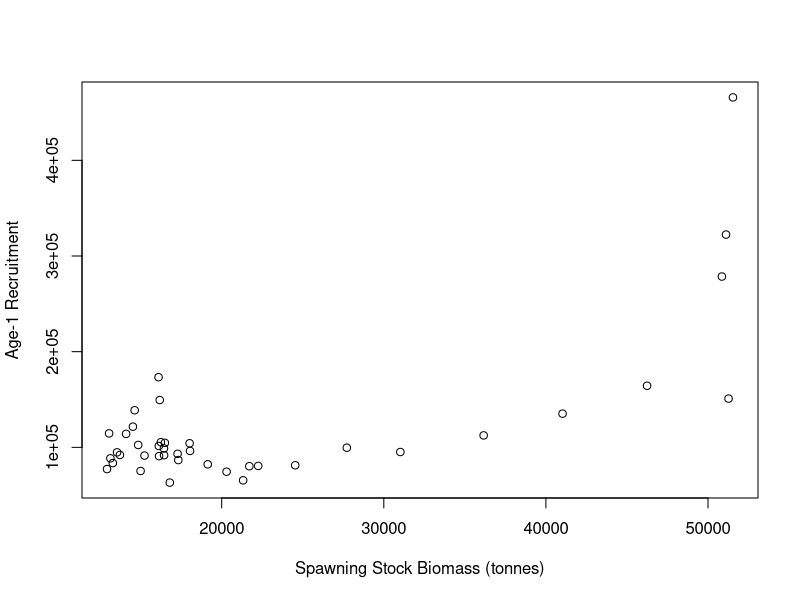
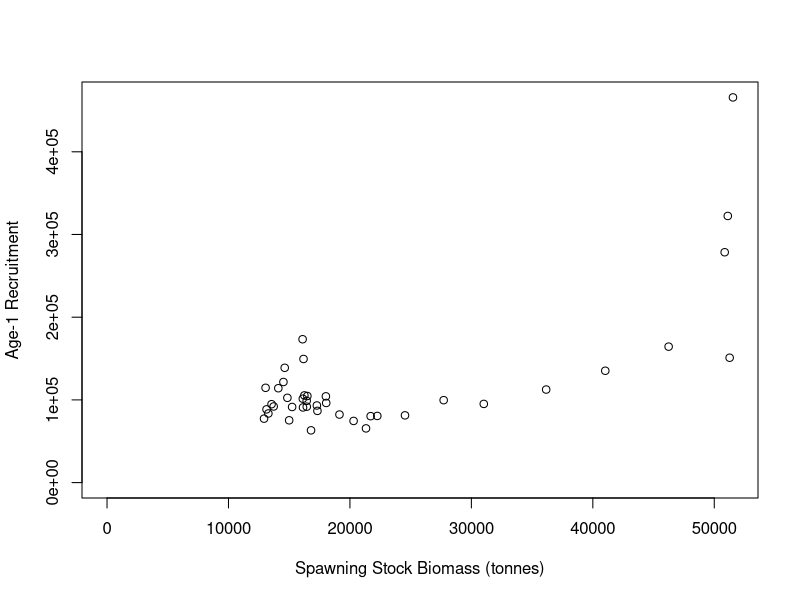
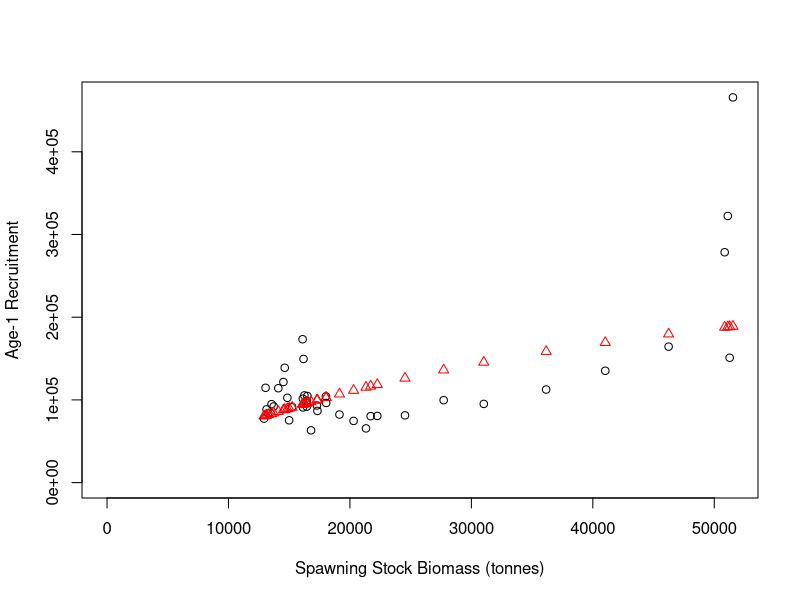
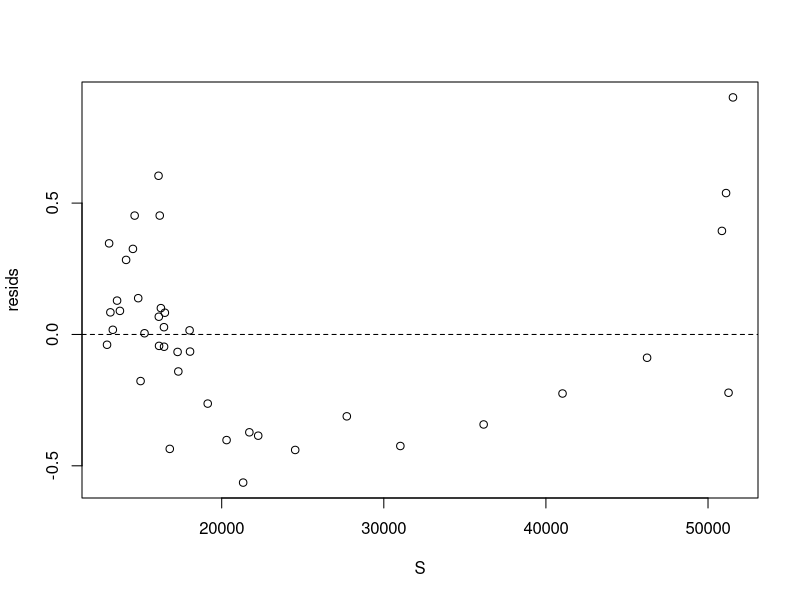
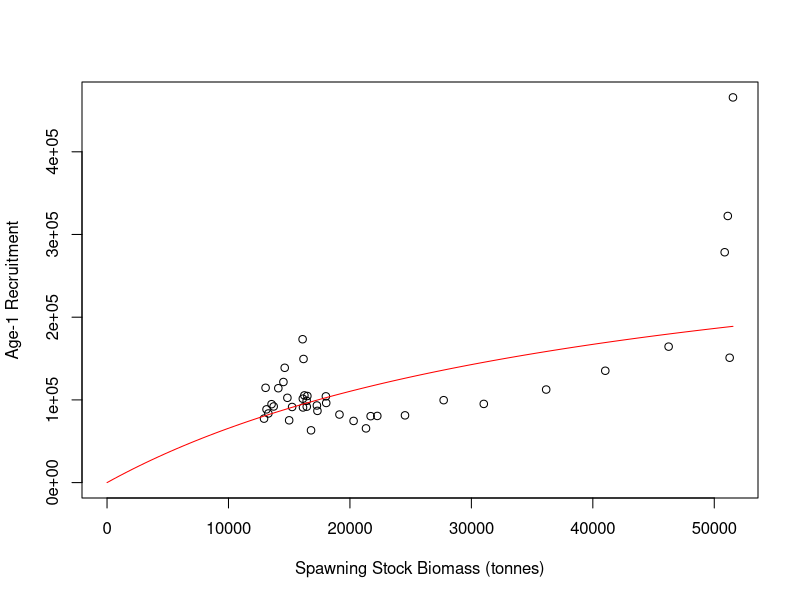
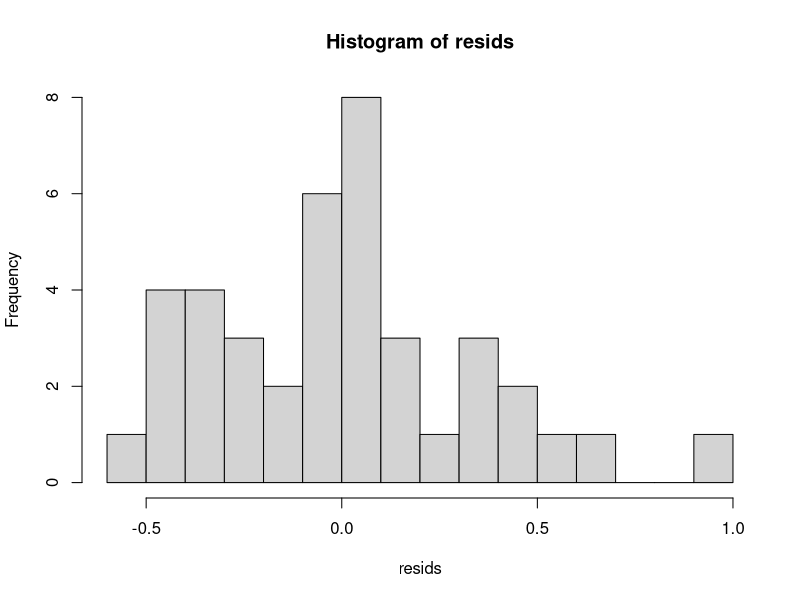
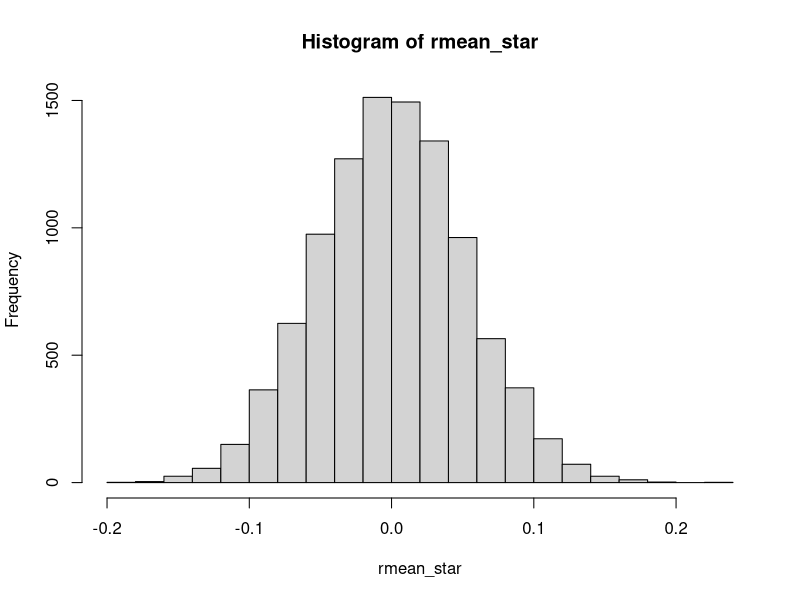
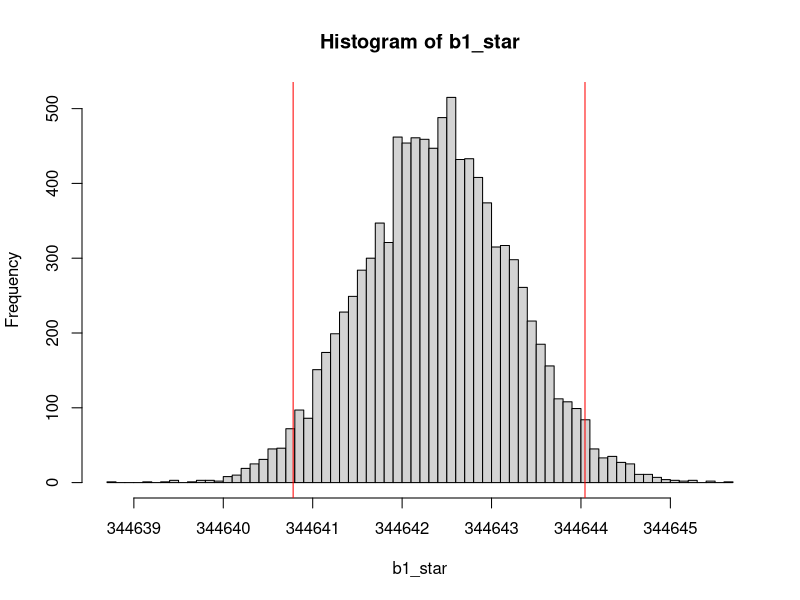

The R source for these figures, in order:
# Fitting Models to Data in R

# Colin Millar, modified from Iago Mosqueira and Ernesto Jardim

# This script shows the steps followed to fit a stock-recruitment model to
# in the file 'WBFT_S-R.csv'

# clear workspace before we start
rm(list = ls())


#==============================================================================
# Load and explore data
#==============================================================================

# load data from comma-separated file to data.frame
tuna <- read.csv(file = 'R-demo/WBFT_S-R.csv', header = TRUE)

# take a look at what we have
head(tuna) # this looks at the first 6 rows
str(tuna) # this lets us inspect what the columns contain

# lets rename some columns because I am lazy and want the code to be
# readable and easier to type
names(tuna)
names(tuna) <- c("yc", "ssb", "rec")
head(tuna)

# to access the diffrent columns use '$' i.e to see the SSB values:
tuna$ssb
# and to see observed recruitment
tuna$rec

# initial plot of SSB vs. recruits
plot(rec ~ ssb,
     data = tuna, # look in tuna for x and y values
     xlab = 'Spawning Stock Biomass (tonnes)',
     ylab = 'Age-1 Recruitment')


# probably better to set x and y limits to start at zero
plot(rec ~ ssb,
     data = tuna, # look in tuna for x and y values
     xlim = c(0, max(ssb)), # set x limits
     ylim = c(0, max(rec)), # set y limits
     xlab = 'Spawning Stock Biomass (tonnes)',
     ylab = 'Age-1 Recruitment')


###############################################################################
# We are now going to demonstrate the same techniques employed in the spreadsheet
# solution to the assignment
###############################################################################

#==============================================================================
# Beverton and holt recruitmet model R=b1*S/(b2+S)
#==============================================================================


#------------------------------------------------------------------------------
# (1) Calculate predicted R for each year
# Rpred = b1 * S / (b2 + S)
#------------------------------------------------------------------------------

# starting values for b1 and b2
b1 <- 1000000
b2 <- 300000

# set up the other variables (i.e. S)
S <- tuna$ssb

Rpred <- b1 * S / (b2 + S)

#------------------------------------------------------------------------------
# (2) Calculate log residuals, Ln(obs/pred)
#------------------------------------------------------------------------------

# assigne observed recruitment
Robs <- tuna$rec

resids <- log(Robs / Rpred) # = log(Robs) - log(Rpred)

# note that in R, log is the natural log:
?log # see the help file for the log function
log(exp(1))
log(exp(10))

#------------------------------------------------------------------------------
# (3) Calculate sum of squared residuals
#------------------------------------------------------------------------------

?sum # see the help file for sum
ssq_resids <- sum(resids^2)

#------------------------------------------------------------------------------
# (4) Minimize sum-of-squares with solver by adjusting b1 and b2
#------------------------------------------------------------------------------

# to do this, we need to set up a function that takes
# b1 and b2 as input, and returns the sums of squared residuals

# in R a function is a collection of steps: i.e.
add <- function(b1, b2) {
  b1 + b2
}
add(1, 2)
# 3

# the sums of squares function is collection of the previous 3 steps:
ssq <- function(b1, b2) {
  # 1. Calculate predicted R for each year
  Rpred <- b1 * S / (b2 + S)
  # 2. Calculate log residuals, Ln(obs/pred)
  resids <- log(Robs / Rpred)
  # 3. Calculate sum of squared residuals
  ssq_resids <- sum(resids^2)

  # return
  ssq_resids
}

# lets test this out:
ssq(b1, b2)
ssq(1000000, 300000)
ssq(1000000, 200000)

# now we need to search over lots of values for b1 and b2 to
# find the minimum.
# There are lots of ways to do this, we will first look at the optim function.
# the help file for optim is:
?optim

ssq_optim <- function(par) {
  b1 <- par[1]
  b2 <- par[2]

  ssq(b1, b2)
}

# use c to combine the starting values into a vector
?c
par0 <- c(1000000, 300000)

# lets test the new ssq funciton
ssq_optim(par0)

# lets run it..
opt <- optim(par0, ssq_optim)

opt


#------------------------------------------------------------------------------
# (5) Plot observed and predicted R
#------------------------------------------------------------------------------

# get the parameter estimates from the optimisation
b1 <- opt$par[1]
b2 <- opt$par[2]

# predict recruitment
Rpred <- b1 * S / (b2 + S)

# plot
plot(Robs ~ S,
     xlim = c(0, max(S)), # set x limits
     ylim = c(0, max(Robs)), # set y limits
     xlab = 'Spawning Stock Biomass (tonnes)',
     ylab = 'Age-1 Recruitment')

# add predictions to the plot
points(Rpred ~ S, col = "red", pch = 2)


#------------------------------------------------------------------------------
# (6) Plot residuals
#------------------------------------------------------------------------------

# calculate residuals
resids <- log(Robs / Rpred)

# plot them
plot(resids ~ S)
# add in a reference line
abline(h = 0, lty = 2)





















###############################################################################
# We are now going to demonstrate the same solution, but taking advantage of
# the tools provided by a programming / scripting language
###############################################################################

#==============================================================================
# Beverton and holt recruitmet model R=b1*S/(b2+S)
#==============================================================================

#------------------------------------------------------------------------------
# (1) Calculate predicted R for each year
# Rpred = b1 * S / (b2 + S)
#------------------------------------------------------------------------------

# this time we will write a function to do this called bevholt
#  to be safe we will also pass in S
#  this way we know for sure wha values of S are being used

bevholt <- function(b, S) {
  b[1] * S / (b[2] + S)
}

# compute R at the starting values for b1 and b2
Rpred <- bevholt(c(1000000, 300000), S = tuna$ssb)

# lets jump to step 4 ...

#------------------------------------------------------------------------------
# (4) Minimize sum-of-squares with solver by adjusting b1 and b2
#------------------------------------------------------------------------------

# now lets modify the ssq function to accept S and Robs,
# and use the function bevholt

# the sums of squares function is collection of the previous 3 steps:
ssq <- function(b, S, Robs) {
  # 1. Calculate predicted R for each year
  Rpred <- bevholt(b, S)
  # 2. Calculate log residuals, Ln(obs/pred)
  resids <- log(Robs / Rpred)
  # 3. Calculate sum of squared residuals
  ssq_resids <- sum(resids^2)

  # return
  ssq_resids
}

# lets test this out:
ssq(c(b1, b2), tuna$ssb, tuna$rec) # what to you notice this time?
ssq(c(1000000, 300000), tuna$ssb, tuna$rec)
ssq(c(1000000, 200000), tuna$ssb, tuna$rec)

# now we need to search over lots of values for b1 and b2 to
# find the minimum.

ssq_optim <- function(par, S, Robs) {
  b <- exp(par)

  ssq(b, S, Robs)
}

# use c to combine the starting values into a vector
par0 <- log(c(1000000, 300000))

# lets test the new ssq funciton
ssq_optim(par0, S = tuna$ssb, Robs = tuna$rec)

# lets run it..
opt <- optim(par0, ssq_optim, S = tuna$ssb, Robs = tuna$rec)

opt


#------------------------------------------------------------------------------
# (5) Plot observed and predicted R
#------------------------------------------------------------------------------

# predict recruitment over the full S range
Spred <- seq(0, max(tuna$ssb), length.out = 100)
Rpred <- bevholt(exp(opt$par), S = Spred)

# plot
plot(rec ~ ssb,
     data = tuna, # pass in data this time
     xlim = c(0, max(S)), # set x limits
     ylim = c(0, max(Robs)), # set y limits
     xlab = 'Spawning Stock Biomass (tonnes)',
     ylab = 'Age-1 Recruitment')

# add predictions to the plot as a line
lines(Rpred ~ Spred, col = "red", pch = 2)











###############################################################################
# We are now going to demonstrate a techniques for calculating confidence
# intervals
###############################################################################

# Bootstrapping is so called because it is like you are acheieving something
# from nothing.
#
# but in fact it is taking advantage of the fact that your samle of data
# contains information about how it varies...
#
# this can be seen from the residuals:

# lets run the fit again
fit <- optim(par0, ssq_optim, S = tuna$ssb, Robs = tuna$rec)

# and calculate the residuals
Rpred <- bevholt(exp(fit$par), tuna$ssb)
resids <- log( tuna$rec / Rpred)

# and plot a histogram
hist(resids, nclass = 20)

# the mean of the residuals is:
mean(resids)

# but is there not error in this?

# resample from this as if the resuduals are random and reclaculate the mean
r_star <- sample(resids,  replace = TRUE)
mean(r_star)

# do it again
r_star <- sample(resids, replace = TRUE)
mean(r_star)

# do it lots of times!
rmean_star <-
  replicate(10000, {
    r_star <- sample(resids, replace = TRUE)
    mean(r_star)
  })

hist(rmean_star)

#------------------------------------------------------------------------------
# so we are able to access the error inherent in the model fit?
#
# And we can propagate this through to the parameter estimates?
#------------------------------------------------------------------------------

# resample from the residuals as if the resuduals are random and reestimate the
# parameters
r_star <- sample(resids, replace = TRUE)
opt <- optim(par0, ssq_optim, S = tuna$ssb, Robs = Rpred + r_star)
opt$par

# do it again
r_star <- sample(resids, replace = TRUE)
opt <- optim(par0, ssq_optim, S = tuna$ssb, Robs = Rpred + r_star)
opt$par


# do it lots of times!
par_star <-
  replicate(10000, {
    r_star <- sample(resids, replace = TRUE)
    opt <- optim(par0, ssq_optim, S = tuna$ssb, Robs = Rpred + r_star,
                 method = "BFGS")
    opt$par
  })

# separate b1 and b2 bootstrap simulations for ease of inspection
b1_star <- exp(par_star[1,])
b2_star <- exp(par_star[2,])

# plot histograms of simulations
hist(b1_star, nclass = 50)
# add confidence intervals
abline(v = quantile(b1_star, c(0.025, 0.975)), col = "red")
quantile(b1_star, c(0.025, 0.975))

# what does the 2D bootstrap simulation look like?
plot(b1_star, b1_star, pch = ".", col = grey(.5, alpha = 0.5))

# a colourful 2d densty plot
image(MASS::kde2d(b1_star, b2_star, n = 400))





## residuals
